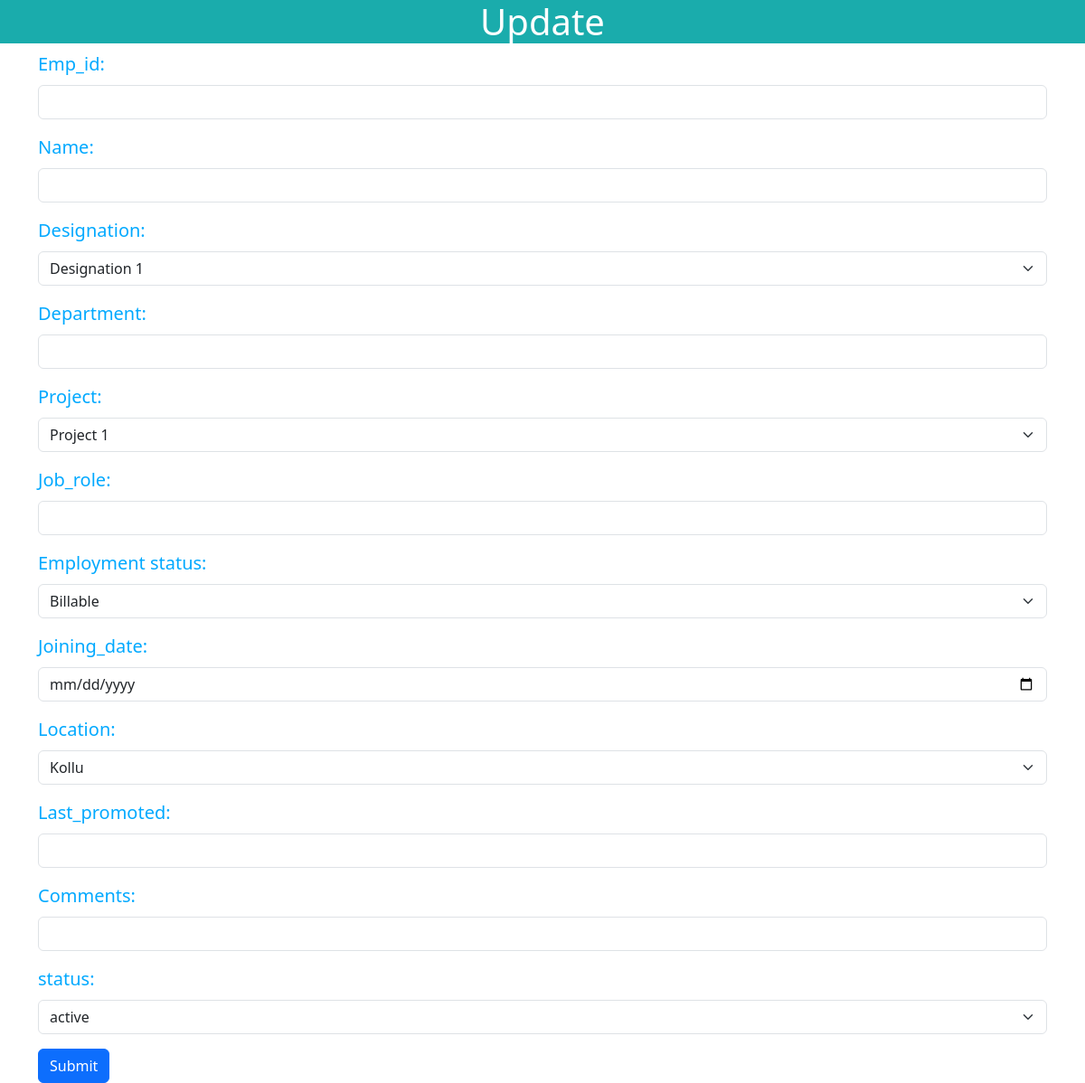
The page /update/3 on the database as committed earlier.
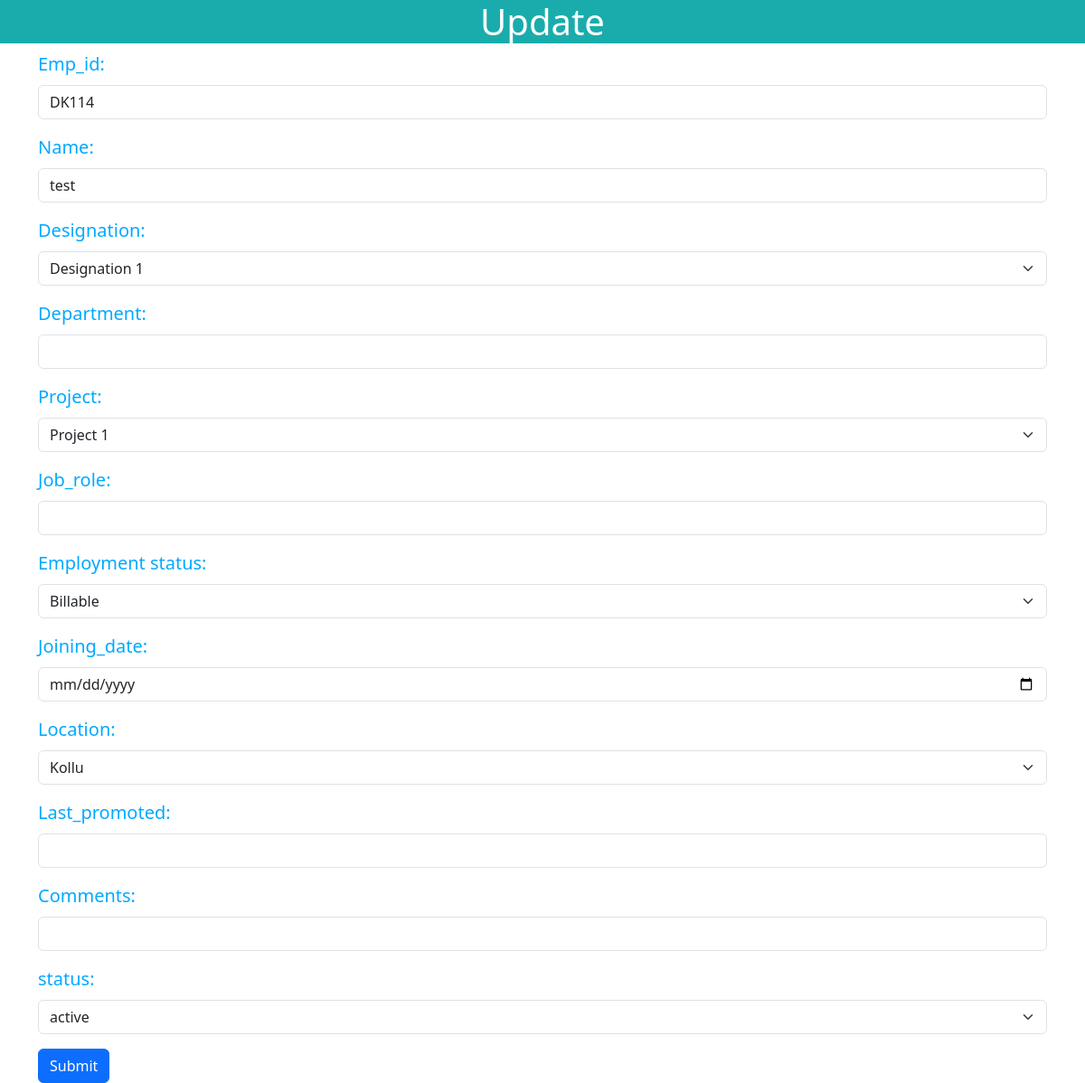
The same page on the database as committed later.
### app.py (models this page shows)
class Employee(db.Model):
    Sno = db.Column(db.Integer, primary_key=True, autoincrement=True)
    Emp_id = db.Column(db.String(500))
    Name = db.Column(db.String(500))
    Designation = db.Column(db.String(500))
    Department = db.Column(db.String(500))
    Project = db.Column(db.String(500))
    Job_role = db.Column(db.String(500))
    Employment_status = db.Column(db.String(500))
    Joining_date = db.Column(db.String(500))
    Experience = db.Column(db.String(500))
    Location = db.Column(db.String(500))
    Last_promoted = db.Column(db.String(500))
    Comments = db.Column(db.String(500))
    employee_status=db.Column(db.String(500))

### app.py (the view, shortened to what this page needs)
@app.route("/update/<int:sno>",methods=["GET","POST"])
def Update(sno):
    selected_date = request.args.get("date")
    employee=Employee.query.filter_by(Sno=sno).first()
    return render_template("update.html",employee=employee,selected_date=selected_date)

### templates/update.html (shortened to what this page needs)
<!doctype html>
<html lang="en">
  <head>
    <link href="https://cdn.jsdelivr.net/npm/bootstrap@5.3.2/dist/css/bootstrap.min.css" rel="stylesheet">
    <link rel="stylesheet" href="{{ url_for('static', filename='update.css') }}">
  </head>
  <body>
    <h1 class="title">Update </h1>
    <div class="container">
        <form action="/update/{{employee.Sno}}" method="post">
            <div class="mb-3 label">
              <label for="emp_id" class="form-label">Emp_id:</label>
              <input type="text" class="form-control" id="emp_id" name="emp_id" value="{{employee.Emp_id | safe}}" aria-describedby="emailHelp">
            </div>
            <div class="mb-3 label">
              <label for="name" class="form-label">Name:</label>
              <input type="text" class="form-control" value="{{ employee.Name | safe }}" name="name" id="name">
            </div>
            <div class="mb-3 label">
              <label for="designation" class="form-label">Designation:</label>
              <select name="designation" data-target="otherProjectField" class="form-select toggle-dropdown">
                  <option value="Designation 1">Designation 1</option>
              </select>
            </div>
            <div class="mb-3 label">
                <label for="department" class="form-label">Department:</label>
                <input type="text" class="form-control" value="{{employee.Department | safe}}" name="department" id="department">
            </div>
            <div class="mb-3 label">
              <label for="project" class="form-label">Project:</label>
              <select name="project" data-target="otherProjectField" class="form-select toggle-dropdown">
                  <option value="Project 1">Project 1</option>
              </select>
            </div>
            <div class="mb-3 label">
                <label for="job_role" class="form-label">Job_role:</label>
                <input type="text" class="form-control" value="{{employee.Job_role | safe}}" name="job_role" id="job_role">
            </div>
            <div class="mb-3 label">
              <label for="employment_status" class="form-label">Employment status:</label>
              <select name="employment_status" data-target="otherProjectField" id="employment_status" class="form-select toggle-dropdown">
                <option value="Billable">Billable</option>
              </select>
            </div>
            <div class="mb-3 label">
              <label for="joining_date" class="form-label">Joining_date:</label>
              <div class="cont">
                <input  type="date" class="form-control" value="{{employee.Joining_date}}" name="joining_date" id="joining_date">
              </div>
            </div>
            <div class="mb-3 label">
                <label for="location" class="form-label">Location:</label>
                <select name="location" data-target="otherLocationField" id="location" class="form-select toggle-dropdown">
                  <option value="Kollu">Kollu</option>
                </select>
            </div>
            <div class="mb-3 label">
                <label for="last_promoted" class="form-label">Last_promoted:</label>
                <input type="text" class="form-control" value="{{employee.Last_promoted | safe}}" name="last_promoted" id="last_promoted">
            </div>
            <div class="mb-3 label">
                <label for="comments" class="form-label">Comments:</label>
                <input type="text" class="form-control" value="{{employee.Comments | safe}}" name="comments" id="comments">
            </div>
            <div class="mb-3 label">
              <label for="status" class="form-label">status:</label>
              <select name="status" data-target="otherProjectField" id="status" class="form-select toggle-dropdown">
                  <option value="active">active</option>
              </select>
            </div>
            <button type="submit" class="btn btn-primary">Submit</button>
          </form>
    </div>
  </body>
</html>

Rows that differ between the two databases and show on the page:
added Employee: emp_id "DK114", name "test"
